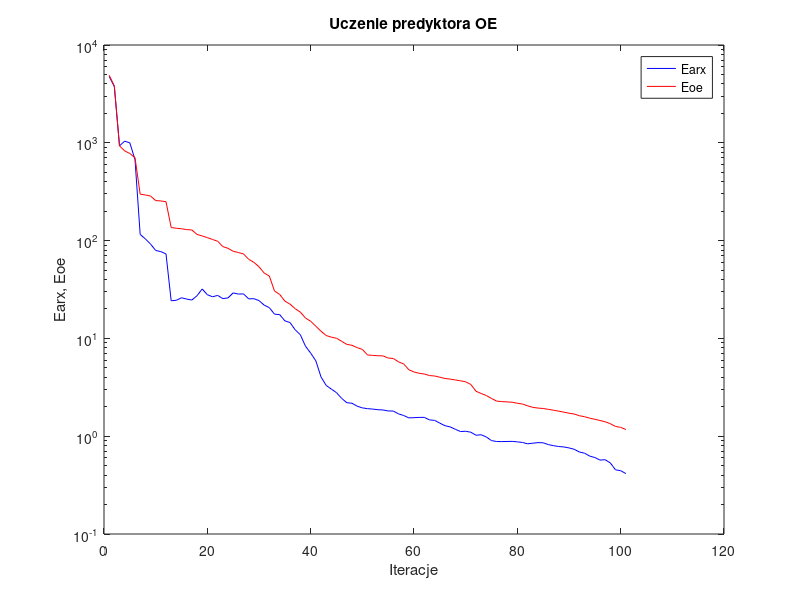
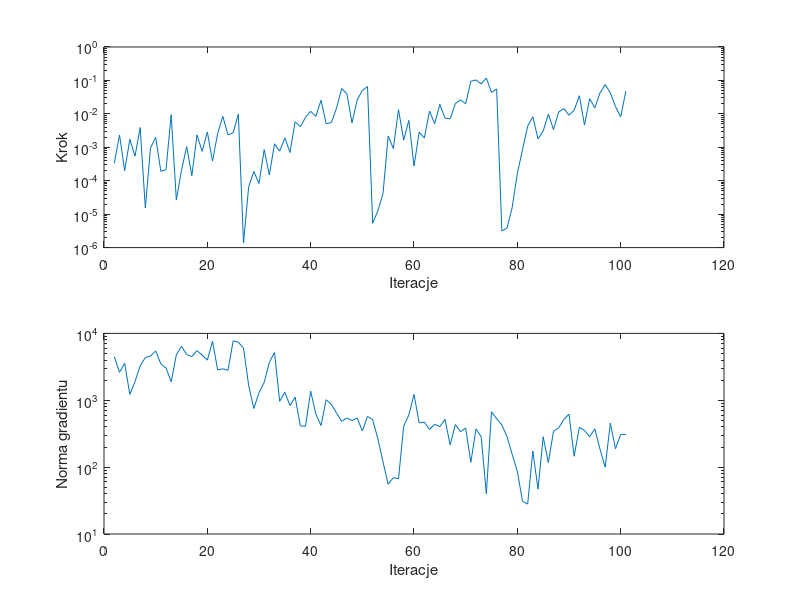

Source code (MATLAB) for these figures, in order:
%uczenie predyktora oe
clear all;
n=0; farx(n+1)=4.775930e+003; foe(n+1)=4.902803e+003; wspucz(n+1)=0.000000e+000; ng(n+1)=0.000000e+000;
%odnowa zmiennej metryki
n=1; farx(n+1)=3.756565e+003; foe(n+1)=3.813589e+003; krok(n+1)=3.347436e-004; ng(n+1)=4.454465e+003;
n=2; farx(n+1)=9.314595e+002; foe(n+1)=9.305332e+002; krok(n+1)=2.341941e-003; ng(n+1)=2.614033e+003;
n=3; farx(n+1)=1.039420e+003; foe(n+1)=8.263300e+002; krok(n+1)=1.999716e-004; ng(n+1)=3.580748e+003;
n=4; farx(n+1)=9.992456e+002; foe(n+1)=7.773000e+002; krok(n+1)=1.730220e-003; ng(n+1)=1.223290e+003;
n=5; farx(n+1)=6.719633e+002; foe(n+1)=7.046475e+002; krok(n+1)=5.440767e-004; ng(n+1)=1.902189e+003;
n=6; farx(n+1)=1.156559e+002; foe(n+1)=2.986172e+002; krok(n+1)=3.888965e-003; ng(n+1)=3.271038e+003;
n=7; farx(n+1)=1.041528e+002; foe(n+1)=2.928735e+002; krok(n+1)=1.535151e-005; ng(n+1)=4.367544e+003;
n=8; farx(n+1)=9.233331e+001; foe(n+1)=2.857048e+002; krok(n+1)=9.481841e-004; ng(n+1)=4.565219e+003;
n=9; farx(n+1)=7.930496e+001; foe(n+1)=2.565792e+002; krok(n+1)=1.985787e-003; ng(n+1)=5.476576e+003;
n=10; farx(n+1)=7.712460e+001; foe(n+1)=2.543240e+002; krok(n+1)=1.912125e-004; ng(n+1)=3.504870e+003;
n=11; farx(n+1)=7.306600e+001; foe(n+1)=2.497563e+002; krok(n+1)=2.141893e-004; ng(n+1)=3.046132e+003;
n=12; farx(n+1)=2.424609e+001; foe(n+1)=1.360846e+002; krok(n+1)=9.428457e-003; ng(n+1)=1.889698e+003;
n=13; farx(n+1)=2.453330e+001; foe(n+1)=1.337849e+002; krok(n+1)=2.656342e-005; ng(n+1)=4.777878e+003;
n=14; farx(n+1)=2.603191e+001; foe(n+1)=1.322197e+002; krok(n+1)=2.045351e-004; ng(n+1)=6.416460e+003;
n=15; farx(n+1)=2.523524e+001; foe(n+1)=1.294889e+002; krok(n+1)=1.050435e-003; ng(n+1)=4.837509e+003;
n=16; farx(n+1)=2.467966e+001; foe(n+1)=1.284751e+002; krok(n+1)=1.413318e-004; ng(n+1)=4.490334e+003;
n=17; farx(n+1)=2.729167e+001; foe(n+1)=1.156428e+002; krok(n+1)=2.348414e-003; ng(n+1)=5.526828e+003;
n=18; farx(n+1)=3.201621e+001; foe(n+1)=1.117009e+002; krok(n+1)=7.559922e-004; ng(n+1)=4.732561e+003;
n=19; farx(n+1)=2.798032e+001; foe(n+1)=1.072609e+002; krok(n+1)=2.855949e-003; ng(n+1)=3.985552e+003;
n=20; farx(n+1)=2.664565e+001; foe(n+1)=1.027181e+002; krok(n+1)=3.870231e-004; ng(n+1)=7.610366e+003;
n=21; farx(n+1)=2.751695e+001; foe(n+1)=9.850894e+001; krok(n+1)=2.586841e-003; ng(n+1)=2.853165e+003;
n=22; farx(n+1)=2.551152e+001; foe(n+1)=8.687471e+001; krok(n+1)=8.360316e-003; ng(n+1)=2.951811e+003;
n=23; farx(n+1)=2.594389e+001; foe(n+1)=8.339112e+001; krok(n+1)=2.359135e-003; ng(n+1)=2.804863e+003;
n=24; farx(n+1)=2.920845e+001; foe(n+1)=7.777432e+001; krok(n+1)=2.701093e-003; ng(n+1)=7.758703e+003;
n=25; farx(n+1)=2.839256e+001; foe(n+1)=7.555513e+001; krok(n+1)=9.816978e-003; ng(n+1)=7.369612e+003;
%odnowa zmiennej metryki
n=26; farx(n+1)=2.851678e+001; foe(n+1)=7.310968e+001; krok(n+1)=1.368547e-006; ng(n+1)=6.035053e+003;
n=27; farx(n+1)=2.537840e+001; foe(n+1)=6.446070e+001; krok(n+1)=6.596013e-005; ng(n+1)=1.660265e+003;
n=28; farx(n+1)=2.547057e+001; foe(n+1)=5.998458e+001; krok(n+1)=1.895397e-004; ng(n+1)=7.540382e+002;
n=29; farx(n+1)=2.435739e+001; foe(n+1)=5.404608e+001; krok(n+1)=8.233132e-005; ng(n+1)=1.304412e+003;
n=30; farx(n+1)=2.189525e+001; foe(n+1)=4.660909e+001; krok(n+1)=8.522871e-004; ng(n+1)=1.846085e+003;
n=31; farx(n+1)=2.062135e+001; foe(n+1)=4.340426e+001; krok(n+1)=1.479072e-004; ng(n+1)=3.691901e+003;
n=32; farx(n+1)=1.769826e+001; foe(n+1)=3.050998e+001; krok(n+1)=1.271814e-003; ng(n+1)=5.181261e+003;
n=33; farx(n+1)=1.750640e+001; foe(n+1)=2.816455e+001; krok(n+1)=7.663457e-004; ng(n+1)=9.648420e+002;
n=34; farx(n+1)=1.512930e+001; foe(n+1)=2.407300e+001; krok(n+1)=1.899561e-003; ng(n+1)=1.315694e+003;
n=35; farx(n+1)=1.453193e+001; foe(n+1)=2.241638e+001; krok(n+1)=7.010487e-004; ng(n+1)=8.347865e+002;
n=36; farx(n+1)=1.224539e+001; foe(n+1)=2.012629e+001; krok(n+1)=5.852382e-003; ng(n+1)=1.111690e+003;
n=37; farx(n+1)=1.090150e+001; foe(n+1)=1.856641e+001; krok(n+1)=4.101231e-003; ng(n+1)=4.137961e+002;
n=38; farx(n+1)=8.309598e+000; foe(n+1)=1.614208e+001; krok(n+1)=7.860345e-003; ng(n+1)=4.081580e+002;
n=39; farx(n+1)=7.077432e+000; foe(n+1)=1.498135e+001; krok(n+1)=1.193441e-002; ng(n+1)=1.367397e+003;
n=40; farx(n+1)=5.899592e+000; foe(n+1)=1.332966e+001; krok(n+1)=8.346822e-003; ng(n+1)=6.238244e+002;
n=41; farx(n+1)=4.037542e+000; foe(n+1)=1.184020e+001; krok(n+1)=2.550930e-002; ng(n+1)=4.183608e+002;
n=42; farx(n+1)=3.306209e+000; foe(n+1)=1.070622e+001; krok(n+1)=5.107684e-003; ng(n+1)=1.019962e+003;
n=43; farx(n+1)=3.032413e+000; foe(n+1)=1.029787e+001; krok(n+1)=5.445782e-003; ng(n+1)=8.684502e+002;
n=44; farx(n+1)=2.788106e+000; foe(n+1)=1.003305e+001; krok(n+1)=1.473291e-002; ng(n+1)=6.441406e+002;
n=45; farx(n+1)=2.435397e+000; foe(n+1)=9.346355e+000; krok(n+1)=5.753341e-002; ng(n+1)=4.838114e+002;
n=46; farx(n+1)=2.199833e+000; foe(n+1)=8.681209e+000; krok(n+1)=4.000365e-002; ng(n+1)=5.425625e+002;
n=47; farx(n+1)=2.172174e+000; foe(n+1)=8.499933e+000; krok(n+1)=5.381741e-003; ng(n+1)=4.974568e+002;
n=48; farx(n+1)=2.027674e+000; foe(n+1)=8.053676e+000; krok(n+1)=2.610641e-002; ng(n+1)=5.440228e+002;
n=49; farx(n+1)=1.948094e+000; foe(n+1)=7.716515e+000; krok(n+1)=5.019954e-002; ng(n+1)=3.470108e+002;
n=50; farx(n+1)=1.912783e+000; foe(n+1)=6.773456e+000; krok(n+1)=6.528949e-002; ng(n+1)=5.727205e+002;
%odnowa zmiennej metryki
n=51; farx(n+1)=1.893407e+000; foe(n+1)=6.702552e+000; krok(n+1)=5.356044e-006; ng(n+1)=5.133028e+002;
n=52; farx(n+1)=1.866922e+000; foe(n+1)=6.647711e+000; krok(n+1)=1.251675e-005; ng(n+1)=2.664729e+002;
n=53; farx(n+1)=1.854174e+000; foe(n+1)=6.624075e+000; krok(n+1)=4.135969e-005; ng(n+1)=1.192420e+002;
n=54; farx(n+1)=1.812179e+000; foe(n+1)=6.301362e+000; krok(n+1)=2.167321e-003; ng(n+1)=5.558858e+001;
n=55; farx(n+1)=1.807248e+000; foe(n+1)=6.229583e+000; krok(n+1)=9.208067e-004; ng(n+1)=6.963822e+001;
n=56; farx(n+1)=1.692077e+000; foe(n+1)=5.755660e+000; krok(n+1)=1.333847e-002; ng(n+1)=6.691118e+001;
n=57; farx(n+1)=1.628069e+000; foe(n+1)=5.483865e+000; krok(n+1)=1.638929e-003; ng(n+1)=4.083482e+002;
n=58; farx(n+1)=1.539833e+000; foe(n+1)=4.783062e+000; krok(n+1)=6.390530e-003; ng(n+1)=6.022330e+002;
n=59; farx(n+1)=1.546224e+000; foe(n+1)=4.535060e+000; krok(n+1)=2.752027e-004; ng(n+1)=1.222511e+003;
n=60; farx(n+1)=1.557097e+000; foe(n+1)=4.399069e+000; krok(n+1)=2.840497e-003; ng(n+1)=4.591070e+002;
n=61; farx(n+1)=1.557543e+000; foe(n+1)=4.323522e+000; krok(n+1)=1.881817e-003; ng(n+1)=4.721592e+002;
n=62; farx(n+1)=1.468242e+000; foe(n+1)=4.170786e+000; krok(n+1)=1.214360e-002; ng(n+1)=3.654311e+002;
n=63; farx(n+1)=1.451571e+000; foe(n+1)=4.127401e+000; krok(n+1)=5.060913e-003; ng(n+1)=4.376986e+002;
n=64; farx(n+1)=1.359501e+000; foe(n+1)=4.008330e+000; krok(n+1)=1.932256e-002; ng(n+1)=4.035837e+002;
n=65; farx(n+1)=1.280709e+000; foe(n+1)=3.893625e+000; krok(n+1)=7.385876e-003; ng(n+1)=5.184265e+002;
n=66; farx(n+1)=1.245191e+000; foe(n+1)=3.833782e+000; krok(n+1)=7.100804e-003; ng(n+1)=2.144876e+002;
n=67; farx(n+1)=1.176645e+000; foe(n+1)=3.760379e+000; krok(n+1)=2.024365e-002; ng(n+1)=4.337790e+002;
n=68; farx(n+1)=1.116055e+000; foe(n+1)=3.685501e+000; krok(n+1)=2.618049e-002; ng(n+1)=3.378573e+002;
n=69; farx(n+1)=1.123389e+000; foe(n+1)=3.600523e+000; krok(n+1)=2.011176e-002; ng(n+1)=3.838383e+002;
n=70; farx(n+1)=1.098319e+000; foe(n+1)=3.380851e+000; krok(n+1)=9.464413e-002; ng(n+1)=1.181515e+002;
n=71; farx(n+1)=1.022657e+000; foe(n+1)=2.881142e+000; krok(n+1)=1.031518e-001; ng(n+1)=3.726370e+002;
n=72; farx(n+1)=1.034727e+000; foe(n+1)=2.734545e+000; krok(n+1)=7.882375e-002; ng(n+1)=2.861196e+002;
n=73; farx(n+1)=9.822962e-001; foe(n+1)=2.605447e+000; krok(n+1)=1.178633e-001; ng(n+1)=3.991257e+001;
n=74; farx(n+1)=9.012667e-001; foe(n+1)=2.431204e+000; krok(n+1)=4.366353e-002; ng(n+1)=6.721708e+002;
n=75; farx(n+1)=8.828257e-001; foe(n+1)=2.284902e+000; krok(n+1)=5.576355e-002; ng(n+1)=5.289443e+002;
%odnowa zmiennej metryki
n=76; farx(n+1)=8.809696e-001; foe(n+1)=2.258440e+000; krok(n+1)=3.137219e-006; ng(n+1)=4.280474e+002;
n=77; farx(n+1)=8.830567e-001; foe(n+1)=2.242349e+000; krok(n+1)=3.845212e-006; ng(n+1)=2.862911e+002;
n=78; farx(n+1)=8.852725e-001; foe(n+1)=2.225499e+000; krok(n+1)=1.572983e-005; ng(n+1)=1.554808e+002;
n=79; farx(n+1)=8.752666e-001; foe(n+1)=2.172853e+000; krok(n+1)=1.654720e-004; ng(n+1)=8.670265e+001;
n=80; farx(n+1)=8.629046e-001; foe(n+1)=2.132666e+000; krok(n+1)=8.456028e-004; ng(n+1)=3.095864e+001;
n=81; farx(n+1)=8.359499e-001; foe(n+1)=2.042378e+000; krok(n+1)=4.312903e-003; ng(n+1)=2.801025e+001;
n=82; farx(n+1)=8.487080e-001; foe(n+1)=1.972800e+000; krok(n+1)=8.204311e-003; ng(n+1)=1.742203e+002;
n=83; farx(n+1)=8.597876e-001; foe(n+1)=1.939078e+000; krok(n+1)=1.772228e-003; ng(n+1)=4.689809e+001;
n=84; farx(n+1)=8.559332e-001; foe(n+1)=1.920283e+000; krok(n+1)=3.065383e-003; ng(n+1)=2.845204e+002;
n=85; farx(n+1)=8.207276e-001; foe(n+1)=1.882074e+000; krok(n+1)=9.907068e-003; ng(n+1)=1.168119e+002;
n=86; farx(n+1)=8.001134e-001; foe(n+1)=1.843929e+000; krok(n+1)=3.390416e-003; ng(n+1)=3.439502e+002;
n=87; farx(n+1)=7.848355e-001; foe(n+1)=1.804196e+000; krok(n+1)=1.136409e-002; ng(n+1)=3.844529e+002;
n=88; farx(n+1)=7.765505e-001; foe(n+1)=1.760387e+000; krok(n+1)=1.438335e-002; ng(n+1)=5.179200e+002;
n=89; farx(n+1)=7.591884e-001; foe(n+1)=1.718880e+000; krok(n+1)=9.127324e-003; ng(n+1)=6.197372e+002;
n=90; farx(n+1)=7.347581e-001; foe(n+1)=1.686873e+000; krok(n+1)=1.285062e-002; ng(n+1)=1.455094e+002;
n=91; farx(n+1)=6.899212e-001; foe(n+1)=1.620070e+000; krok(n+1)=3.497807e-002; ng(n+1)=3.934778e+002;
n=92; farx(n+1)=6.706637e-001; foe(n+1)=1.583672e+000; krok(n+1)=4.620452e-003; ng(n+1)=3.533768e+002;
n=93; farx(n+1)=6.263717e-001; foe(n+1)=1.530342e+000; krok(n+1)=2.854877e-002; ng(n+1)=2.850889e+002;
n=94; farx(n+1)=6.052125e-001; foe(n+1)=1.488365e+000; krok(n+1)=1.505130e-002; ng(n+1)=3.741184e+002;
n=95; farx(n+1)=5.700706e-001; foe(n+1)=1.448420e+000; krok(n+1)=4.215364e-002; ng(n+1)=1.851131e+002;
n=96; farx(n+1)=5.750748e-001; foe(n+1)=1.403884e+000; krok(n+1)=7.542765e-002; ng(n+1)=1.000115e+002;
n=97; farx(n+1)=5.327064e-001; foe(n+1)=1.342127e+000; krok(n+1)=4.256083e-002; ng(n+1)=4.553871e+002;
n=98; farx(n+1)=4.533041e-001; foe(n+1)=1.258141e+000; krok(n+1)=1.660195e-002; ng(n+1)=1.880273e+002;
n=99; farx(n+1)=4.440608e-001; foe(n+1)=1.231359e+000; krok(n+1)=8.073226e-003; ng(n+1)=3.081490e+002;
n=100; farx(n+1)=4.150522e-001; foe(n+1)=1.170500e+000; krok(n+1)=4.781642e-002; ng(n+1)=3.086850e+002;

figure; semilogy(farx,'b'); hold on; semilogy(foe,'r'); xlabel('Iteracje'); ylabel('Earx, Eoe'); legend('Earx','Eoe'); title('Uczenie predyktora OE');
figure; subplot(2,1,1); semilogy(krok); xlabel('Iteracje'); ylabel('Krok');
subplot(2,1,2); semilogy(ng); xlabel('Iteracje'); ylabel('Norma gradientu');
Earx=farx(n+1)
Eoe=foe(n+1)
